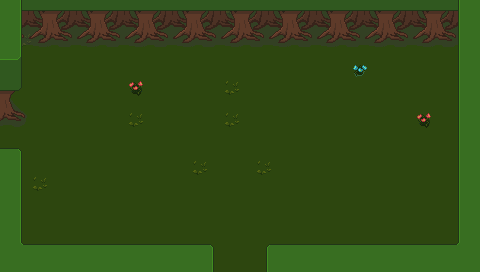

Tiled map render using the project's own tile images. Description and the whole map definition, tile-layer contents included, below:
An orthogonal 30x17 tile map with 16x16 px tiles, 3 tile layers (Base, Ground, Upper) and 7 objects (2x Entrance, 2x SpawnPoint, 2x CombatStart, ResourceSpawn).

<map version="1.4" tiledversion="1.4.1" orientation="orthogonal" renderorder="right-down" width="30" height="17" tilewidth="16" tileheight="16" infinite="0" nextlayerid="22" nextobjectid="57">
 <properties>
  <property name="ActiveSpawn" type="int" value="2" />
  <property name="Outside" type="bool" value="false" />
  <property name="ResourcesMinMax" value="30-60" />
 </properties>
 <tileset firstgid="1" source="../Tilesets/tilesetManorGrounds.tsx" />
 <layer id="19" name="Base" width="30" height="17">
  <data encoding="csv">
246,289,289,27,27,205,27,289,27,289,283,289,27,289,283,289,27,27,205,205,205,289,289,27,205,205,289,289,205,246,
246,27,289,289,205,289,27,205,205,289,27,27,205,205,27,289,27,289,289,27,27,205,289,27,205,27,289,205,27,246,
246,283,27,27,27,205,205,205,205,289,289,205,205,27,289,27,289,27,205,289,27,205,27,27,205,27,289,27,205,246,
246,27,289,27,27,27,27,289,289,205,205,289,205,205,205,289,205,27,289,289,205,27,205,205,27,27,289,27,27,246,
246,27,27,27,27,27,27,27,289,205,205,289,289,27,205,289,205,27,27,27,205,205,36,27,27,289,27,289,27,246,
289,27,289,205,289,27,205,289,77,27,289,205,205,205,283,289,289,27,289,289,27,289,205,27,205,289,27,27,205,205,
205,27,289,205,27,27,27,289,27,27,27,27,205,289,27,289,289,205,205,289,205,205,27,27,205,289,205,289,27,27,
27,289,289,27,27,289,289,289,283,205,289,27,205,205,283,289,205,205,205,205,27,205,27,205,27,27,77,27,289,289,
205,205,205,27,27,27,27,289,289,27,205,205,205,27,205,27,27,205,27,289,289,205,27,289,27,289,27,205,289,36,
289,27,205,27,289,205,27,27,205,205,289,205,289,205,289,289,289,27,205,205,289,289,27,289,205,27,27,289,27,27,
246,27,205,205,27,289,27,205,27,205,205,205,283,205,289,27,283,205,205,27,205,205,289,289,205,27,27,27,27,246,
246,27,283,289,205,289,27,27,289,27,289,205,27,27,289,205,27,205,27,289,27,27,205,27,289,205,205,27,27,246,
246,27,27,289,205,289,289,289,289,27,205,289,289,27,27,205,27,205,289,27,27,27,205,27,289,289,27,27,27,246,
246,27,205,289,27,27,205,205,27,27,289,289,289,289,289,289,205,289,205,205,27,205,205,205,27,289,289,205,27,246,
246,27,27,289,289,27,27,205,289,205,205,205,289,289,205,205,27,205,27,289,27,205,27,289,27,205,27,289,27,246,
246,27,289,205,27,289,27,27,289,205,289,289,289,289,27,289,27,205,205,27,205,289,205,205,27,289,27,289,27,246,
246,246,246,246,246,246,246,246,246,246,246,246,246,27,289,27,27,246,246,246,246,246,246,246,246,246,246,246,246,246
</data>
 </layer>
 <layer id="20" name="Ground" width="30" height="17">
  <data encoding="csv">
41,222,223,221,222,223,221,222,223,221,222,223,221,222,223,221,222,223,221,222,223,221,222,223,221,222,223,221,222,41,
41,247,248,246,247,248,246,247,248,246,247,248,246,247,248,246,247,248,246,247,248,246,247,248,246,247,248,246,247,41,
41,272,273,271,272,273,271,272,273,271,272,273,271,272,273,271,272,273,271,272,273,271,272,273,271,272,273,271,272,41,
66,67,0,0,0,0,0,0,0,0,0,0,0,0,0,0,0,0,0,0,0,0,0,0,0,0,0,0,40,41,
44,200,0,0,0,0,0,0,0,0,0,0,0,0,0,0,0,0,0,0,0,0,0,0,0,0,0,0,40,41,
224,225,0,0,0,0,0,0,0,0,0,0,0,0,0,0,0,0,0,0,0,0,0,0,0,0,0,0,40,41,
249,250,0,0,0,0,0,0,0,0,0,0,0,0,0,0,0,0,0,0,0,0,0,0,0,0,0,0,40,41,
274,275,0,0,0,0,0,0,0,0,0,0,0,0,0,0,0,0,0,0,0,0,0,0,0,0,0,0,40,41,
0,0,0,0,0,0,0,0,0,0,0,0,0,0,0,0,0,0,0,0,0,0,0,0,0,0,0,0,40,41,
0,0,0,0,0,0,0,0,0,0,0,0,0,0,0,0,0,0,0,0,0,0,0,0,0,0,0,0,40,41,
41,42,0,0,0,0,0,0,0,0,0,0,0,0,0,0,0,0,0,0,0,0,0,0,0,0,0,0,40,41,
41,42,0,0,0,0,0,0,0,0,0,0,0,0,0,0,0,0,0,0,0,0,0,0,0,0,0,0,40,41,
41,42,0,0,0,0,0,0,0,0,0,0,0,0,0,0,0,0,0,0,0,0,0,0,0,0,0,0,40,41,
41,42,0,0,0,0,0,0,0,0,0,0,0,0,0,0,0,0,0,0,0,0,0,0,0,0,0,0,40,41,
41,42,0,0,0,0,0,0,0,0,0,0,0,0,0,0,0,0,0,0,0,0,0,0,0,0,0,0,40,41,
41,93,0,0,0,0,0,0,0,0,0,0,0,0,0,0,0,0,0,0,0,0,0,0,0,0,0,0,95,41,
41,41,41,41,41,41,41,41,41,41,41,41,41,42,0,0,40,41,41,41,41,41,41,41,41,41,41,41,41,41
</data>
 </layer>
 <layer id="21" name="Upper" width="30" height="17">
  <data encoding="csv">
0,42,0,0,0,0,0,0,0,0,0,0,0,0,0,0,0,0,0,0,0,0,0,0,0,0,0,0,40,0,
0,42,0,0,0,0,0,0,0,0,0,0,0,0,0,0,0,0,0,0,0,0,0,0,0,0,0,0,40,0,
0,42,0,0,0,0,0,0,0,0,0,0,0,0,0,0,0,0,0,0,0,0,0,0,0,0,0,0,40,0,
0,0,0,0,0,0,0,0,0,0,0,0,0,0,0,0,0,0,0,0,0,0,0,0,0,0,0,0,0,0,
0,0,0,0,0,0,0,0,0,0,0,0,0,0,0,0,0,0,0,0,0,0,0,0,0,0,0,0,0,0,
0,0,0,0,0,0,0,0,0,0,0,0,0,0,0,0,0,0,0,0,0,0,0,0,0,0,0,0,0,0,
0,0,0,0,0,0,0,0,0,0,0,0,0,0,0,0,0,0,0,0,0,0,0,0,0,0,0,0,0,0,
0,0,0,0,0,0,0,0,0,0,0,0,0,0,0,0,0,0,0,0,0,0,0,0,0,0,0,0,0,0,
0,0,0,0,0,0,0,0,0,0,0,0,0,0,0,0,0,0,0,0,0,0,0,0,0,0,0,0,0,0,
16,17,0,0,0,0,0,0,0,0,0,0,0,0,0,0,0,0,0,0,0,0,0,0,0,0,0,0,0,0,
0,0,0,0,0,0,0,0,0,0,0,0,0,0,0,0,0,0,0,0,0,0,0,0,0,0,0,0,0,0,
0,0,0,0,0,0,0,0,0,0,0,0,0,0,0,0,0,0,0,0,0,0,0,0,0,0,0,0,0,0,
0,0,0,0,0,0,0,0,0,0,0,0,0,0,0,0,0,0,0,0,0,0,0,0,0,0,0,0,0,0,
0,0,0,0,0,0,0,0,0,0,0,0,0,0,0,0,0,0,0,0,0,0,0,0,0,0,0,0,0,0,
0,0,0,0,0,0,0,0,0,0,0,0,0,0,0,0,0,0,0,0,0,0,0,0,0,0,0,0,0,0,
0,0,16,16,16,16,16,16,16,16,16,16,16,17,0,0,15,16,16,16,16,16,16,16,16,16,16,16,0,0,
0,0,0,0,0,0,0,0,0,0,0,0,0,0,0,0,0,0,0,0,0,0,0,0,0,0,0,0,0,0
</data>
 </layer>
 <objectgroup id="4" name="Travel">
  <object id="47" name="Entrance" x="0" y="128" width="4" height="32">
   <properties>
    <property name="EntranceDir" value="Right" />
    <property name="Map" value="mapForest_09" />
   </properties>
  </object>
  <object id="48" name="Entrance" x="208" y="268" width="64" height="4">
   <properties>
    <property name="EntranceDir" value="Up" />
    <property name="Map" value="mapForest_14" />
   </properties>
  </object>
 </objectgroup>
 <objectgroup id="5" name="MapObject">
  <object id="40" name="ResourceSpawn" x="96.2798" y="54.0405" width="124.333" height="96.333">
   <properties>
    <property name="Resources" value="20" />
   </properties>
  </object>
  <object id="55" name="SpawnPoint" x="355" y="84.7499" width="10" height="8.5">
   <properties>
    <property name="SpawnType" value="Forest" />
   </properties>
  </object>
  <object id="56" name="SpawnPoint" x="355" y="198.75" width="10" height="8.5">
   <properties>
    <property name="SpawnType" value="Forest" />
   </properties>
  </object>
 </objectgroup>
 <objectgroup id="6" name="Character">
  <object id="53" name="CombatStart" x="66.0831" y="113.209" width="10.5" height="11.25">
   <properties>
    <property name="Map" value="mapForest_09" />
    <property name="Position" value="NE" />
   </properties>
  </object>
  <object id="54" name="CombatStart" x="211.417" y="193.542" width="10.5" height="11.25">
   <properties>
    <property name="Map" value="mapForest_14" />
    <property name="Position" value="NW" />
   </properties>
  </object>
 </objectgroup>
</map>
